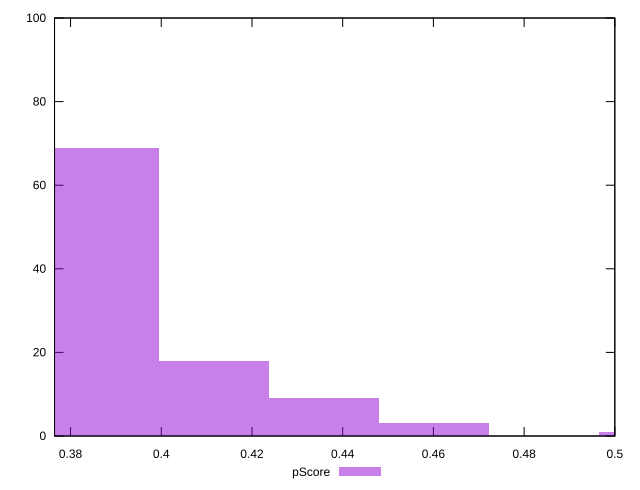

Write gnuplot code to recreate this figure.
reset

$pScore <<EOF
0.5085492400379814 1
0.38746608764798585 69
0.41168271812598495 18
0.43589934860398405 9
0.4601159790819832 3
EOF

set key outside below
set boxwidth 0.024216630477999115
set xrange [0.3764705882352941:0.5]
set yrange [0:100]
set trange [0:100]
set style fill transparent solid 0.5 noborder
set terminal svg size 640, 490 enhanced background rgb 'white'
set output "reprap/uses-webp-images/samples/pages/pScore/histogram.svg"

plot $pScore title "pScore" with boxes

reset
